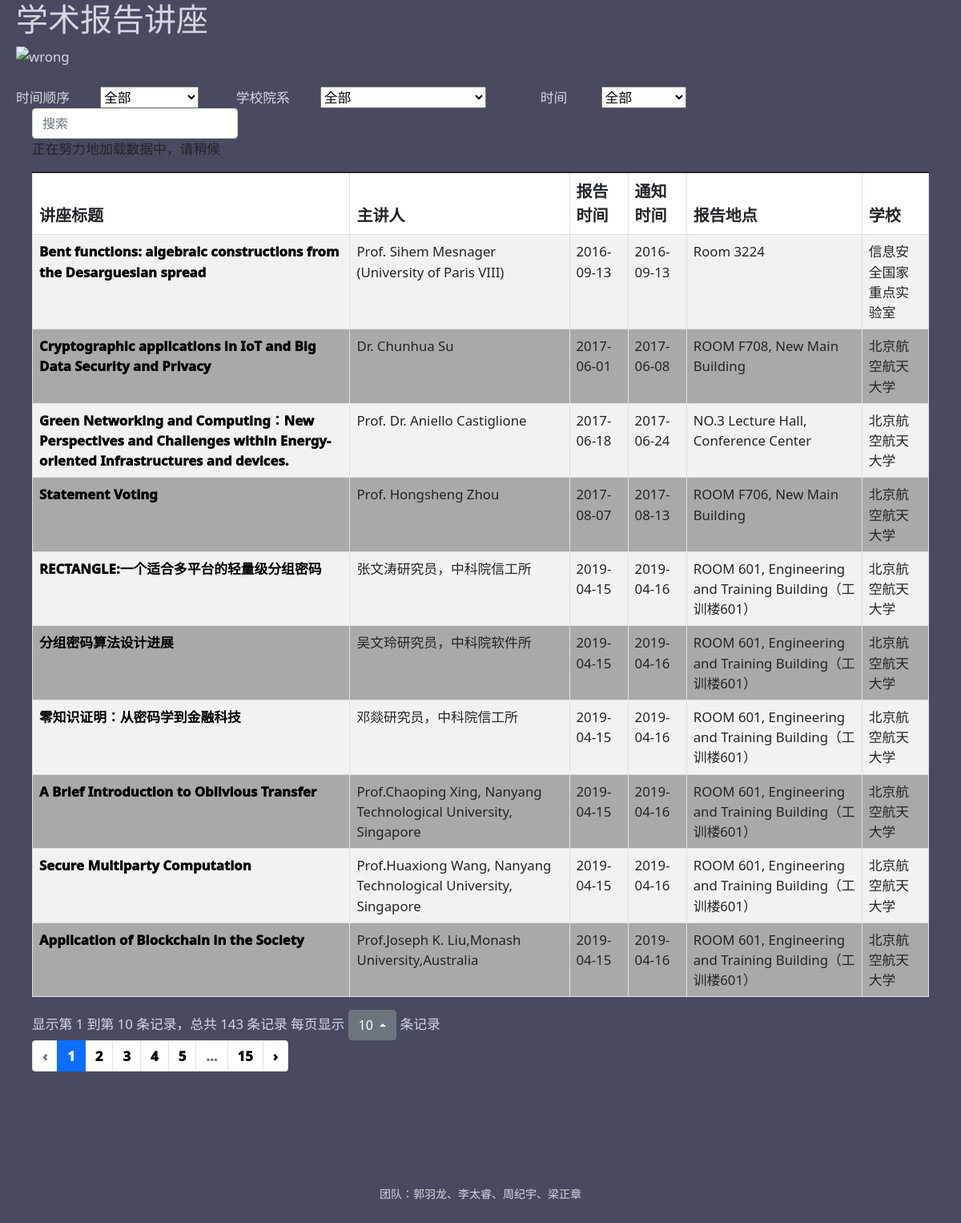
/releaseAsc, run on the app's committed database.
### tables this page shows
CREATE TABLE inf(university text,link text PRIMARY KEY,title text,time text,speaker text,place text, rel_time text);

### app.py (the view)
@app.route('/releaseAsc')
def website31():  # put application's code here
    sql = '''select *
         from inf
         order by rel_time asc'''
    datalist = use_db(sql)
    return render_template("anounceAsc.html", reports=datalist)

### app.py (called while the page is built)
def use_db(sql_order):
    conn = sqlite3.connect('lecture.db')
    datalist = []
    cur = conn.cursor()
    cur.execute(sql_order)
    results = cur.fetchall()
    for row in results:
        datalist.append(row)
    conn.commit()
    conn.close()
    return datalist

### templates/anounceAsc.html (shortened to what this page needs)
<!DOCTYPE html>
<html lang="en">
<head>
    <link rel="stylesheet" href="/static/css/style.css">
    <link rel="stylesheet" href="/static/css">
    <link href="https://cdn.jsdelivr.net/npm/bootstrap@5.1.3/dist/css/bootstrap.min.css" rel="stylesheet"
>
    <link rel="stylesheet" href="https://cdn.jsdelivr.net/npm/bootstrap-icons@1.7.2/font/bootstrap-icons.css">
    <link rel="stylesheet" href="https://unpkg.com/bootstrap-table@1.20.2/dist/bootstrap-table.min.css">
    <link rel="stylesheet" href="/static/src/jquery.page.css">
</head>
<body style="margin-left: 20px; margin-right: 20px; ">
<h1 class="content">学术报告讲座</h1>
<div>
    <img
            src="https://www.cs.tsinghua.edu.cn/images/list-banner.png"
            height="120px"
            width="1350"
    alt="wrong"
    />
</div>
<br/>
<span class="kg">时间顺序</span
>&emsp; &emsp;<label>
    <select onchange="window.open(this.options[this.selectedIndex].value)">
        <option value="/">全部</option>
    </select>
</label>
<span class="kg">学校院系</span
>&emsp; &emsp;<label for=""></label><select onchange="window.open(this.options[this.selectedIndex].value)">
    <option value="/" selected>全部</option>
</select>
&emsp; &emsp; &emsp; 时间&emsp; &emsp;
    <select onchange="window.open(this.options[this.selectedIndex].value)">
        <option value="/">全部</option>
    </select>
<div style="margin-left: 20px; margin-right: 20px; ">
<table
        id='table_page'
        class="table-striped"
>
    {% for report in reports %}
        <tr>
            <th><a href="{{ report[1] }}" target="_blank">
                {{ report[2] }} </a></th>
            <th>{{ report[4] }}</th>
            <th>{{ report[6] }}</th>
            <th>{{ report[3] }}</th>
            <th>{{ report[5] }}</th>
            <th >{{ report[0] }}</th>
        </tr>
    {% endfor %}
</table>
</div>
<br><br><br>
<div style="text-align:center;margin:50px 0; font:normal 14px/24px 'MicroSoft YaHei';">
<p>团队：郭羽龙、李太睿、周纪宇、梁正章</p>
</div>
</body>
</html>

### static/css/style.css (style rules this page uses)
tr:nth-child(odd) { background-color: #ffffff; }
tr:nth-child(even) { background-color: rgb(169, 169, 169); }
a { font-weight: 1000; color: #000000; }
a:link { text-decoration: none; color:black; }

### data on the page
inf: title "Bent functions: algebraic constructions from the Desarguesian spread", speaker "Prof. Sihem Mesnager (University of Paris VIII)", rel_time "2016-09-13", time "2016-09-13", place "Room 3224", university "信息安全国家重点实验室"
inf: title "Cryptographic applications in IoT and Big Data Security and Privacy", speaker "Dr. Chunhua Su", rel_time "2017-06-01", time "2017-06-08", place "ROOM F708, New Main Building", university "北京航空航天大学"
inf: title "Green Networking and Computing：New Perspectives and Challenges within Energy-oriented Infrastructures and devices.", speaker "Prof. Dr. Aniello Castiglione", rel_time "2017-06-18", time "2017-06-24", place "NO.3 Lecture Hall, Conference Center", university "北京航空航天大学"
inf: title "Statement Voting", speaker "Prof. Hongsheng Zhou", rel_time "2017-08-07", time "2017-08-13", place "ROOM F706, New Main Building", university "北京航空航天大学"
inf: title "RECTANGLE:一个适合多平台的轻量级分组密码", speaker "张文涛研究员，中科院信工所", rel_time "2019-04-15", time "2019-04-16", place "ROOM 601, Engineering and Training Building（工训楼601）", university "北京航空航天大学"
inf: title "分组密码算法设计进展", speaker "吴文玲研究员，中科院软件所", rel_time "2019-04-15", time "2019-04-16", place "ROOM 601, Engineering and Training Building（工训楼601）", university "北京航空航天大学"
inf: title "零知识证明：从密码学到金融科技", speaker "邓燚研究员，中科院信工所", rel_time "2019-04-15", time "2019-04-16", place "ROOM 601, Engineering and Training Building（工训楼601）", university "北京航空航天大学"
inf: title "A Brief Introduction to Oblivious Transfer", speaker "Prof.Chaoping Xing, Nanyang Technological University, Singapore", rel_time "2019-04-15", time "2019-04-16", place "ROOM 601, Engineering and Training Building（工训楼601）", university "北京航空航天大学"
inf: title "Secure Multiparty Computation", speaker "Prof.Huaxiong Wang, Nanyang Technological University, Singapore", rel_time "2019-04-15", time "2019-04-16", place "ROOM 601, Engineering and Training Building（工训楼601）", university "北京航空航天大学"
inf: title "Application of Blockchain in the Society", speaker "Prof.Joseph K. Liu,Monash University,Australia", rel_time "2019-04-15", time "2019-04-16", place "ROOM 601, Engineering and Training Building（工训楼601）", university "北京航空航天大学"
